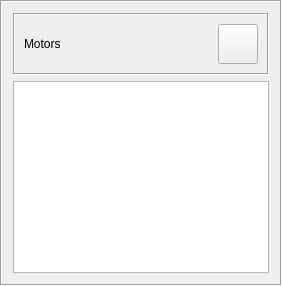
               <widget class="QFrame" name="frame_12">
                <property name="frameShape">
                 <enum>QFrame::Box</enum>
                </property>
                <property name="frameShadow">
                 <enum>QFrame::Sunken</enum>
                </property>
                <layout class="QVBoxLayout" name="verticalLayout_5">
                 <item>
                  <widget class="QFrame" name="frame_18">
                   <property name="frameShape">
                    <enum>QFrame::Box</enum>
                   </property>
                   <property name="frameShadow">
                    <enum>QFrame::Sunken</enum>
                   </property>
                   <layout class="QHBoxLayout" name="horizontalLayout_6">
                    <item>
                     <widget class="QLabel" name="label_11">
                      <property name="text">
                       <string>Motors</string>
                      </property>
                     </widget>
                    </item>
                    <item>
                     <spacer name="horizontalSpacer">
                      <property name="orientation">
                       <enum>Qt::Horizontal</enum>
                      </property>
                      <property name="sizeHint" stdset="0">
                       <size>
                        <width>123</width>
                        <height>20</height>
                       </size>
                      </property>
                     </spacer>
                    </item>
                    <item>
                     <widget class="QPushButton" name="pushButton">
                      <property name="sizePolicy">
                       <sizepolicy hsizetype="Fixed" vsizetype="Fixed">
                        <horstretch>0</horstretch>
                        <verstretch>0</verstretch>
                       </sizepolicy>
                      </property>
                      <property name="minimumSize">
                       <size>
                        <width>40</width>
                        <height>40</height>
                       </size>
                      </property>
                      <property name="maximumSize">
                       <size>
                        <width>40</width>
                        <height>40</height>
                       </size>
                      </property>
                      <property name="text">
                       <string/>
                      </property>
                      <property name="icon">
                       <iconset>
                        <normaloff>reload.png</normaloff>reload.png</iconset>
                      </property>
                      <property name="iconSize">
                       <size>
                        <width>32</width>
                        <height>32</height>
                       </size>
                      </property>
                     </widget>
                    </item>
                   </layout>
                  </widget>
                 </item>
                 <item>
                  <widget class="QListWidget" name="listWidget">
                   <property name="sizePolicy">
                    <sizepolicy hsizetype="Expanding" vsizetype="Minimum">
                     <horstretch>0</horstretch>
                     <verstretch>0</verstretch>
                    </sizepolicy>
                   </property>
                   <property name="selectionMode">
                    <enum>QAbstractItemView::MultiSelection</enum>
                   </property>
                  </widget>
                 </item>
                </layout>
               </widget>
